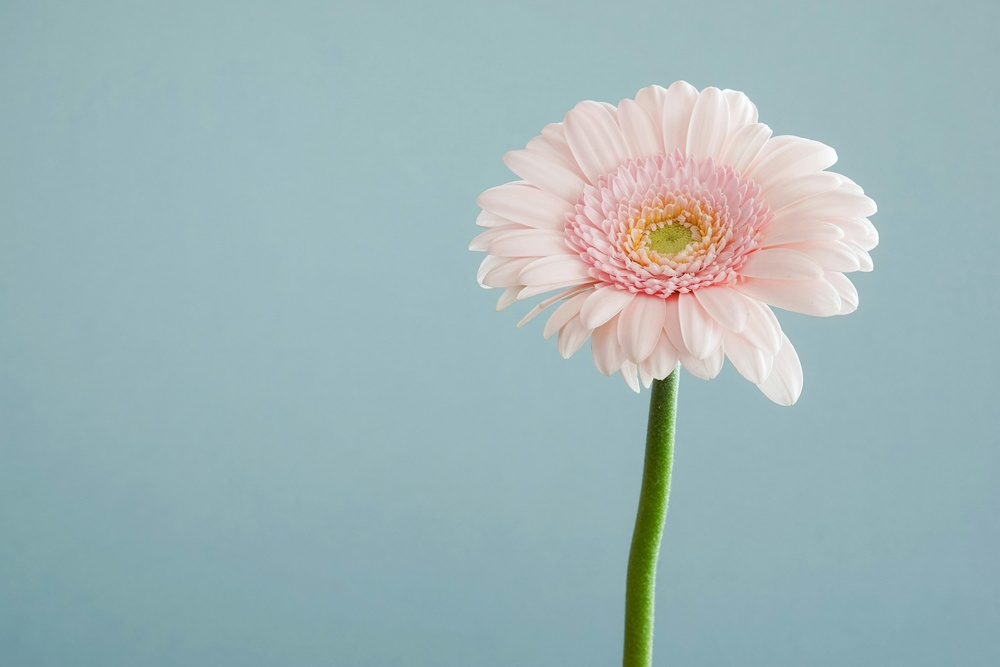
#> input picture semana01/images/flower_image.jpeg, 1000 x 667 px, shrunk from 3000 x 2000 before the run
$ jupyter execute prueba.ipynb
#> lines starting #> are read from the running program, lines starting #| are printed output that depends on the picture; after the words box and inside, x2 and y2 are one past the last pixel; in counts of white or black regions, pixels touching at a corner belong together
# Pruebas

EL profesor en la clase mencionó cosas que nunca habia escuchado o trabajado. Dentro de una de las cosas que se me quedaron en la mente, fueron los colores en las imagenes, yo conocía y había trabajado previamente en matrices $n \times m \times 3$ para RGB, pero nunca me había puesto a pensar en otras opciones, como se mencionaron en clases.

[cell 1]
import cv2
import numpy as np
import matplotlib.pyplot as plt

## Colores

Las que se mencionaron fueron:
* **RGB**. No lo trataré aquí, si acaso está [acá](./t00067699_tarea1.ipynb). Curiosamente, en opencv las imagenes están por defecto como BGR
* **HSV**.
* **CMYK**.
* **Hexadecimal**. Realmente es una conversión de cada uno de los colores RGB a hexadecimal, así `color = 0xrrggbb`, por lo que, solo haría falta utilizar un convertidor de decimal a hexadecimal (python provee uno llamado `hex()`). Básico quizás, pero fue bueno haberlo aclarado

[cell 2]
COLORS = {
    "HSV": cv2.COLOR_BGR2HSV,
    "RGB": cv2.COLOR_BGR2RGB,
}

### HSV

Según lo que investigué, los colores en HSV tienen 3 variables: Hue [0, 179], Saturation [0, 255] y Value [0, 255]... así es al menos en opencv.

Veo una utilidad clave a utilizar HSV y es para la detección de color, lo cual me parece buenísimo

[cell 3]
# Tomaré una de las imagenes que ya he descargado
fig, axes = plt.subplots(1, 3, figsize=(12, 6))
image = cv2.imread("./images/flower_image.jpeg")
#> image is the input picture: shape (667, 1000, 3); mean B, G, R 183.7, 181.2, 158.4

for color, ax in zip(["RGB", "BGR", "HSV"], axes):
    if color not in COLORS:
        ax.imshow(image)
    else:
        ax.imshow(cv2.cvtColor(image, COLORS[color]))
    ax.set_title(f"Image in {color}")
    ax.axis("off")

fig.tight_layout()
plt.show()
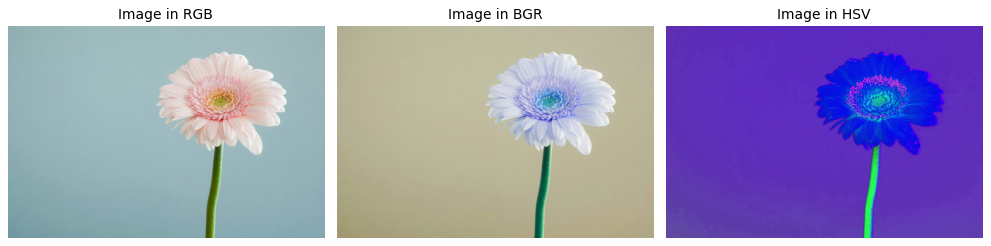
#> figure drawn by matplotlib, 3 panels; B, G, R data is drawn as R, G, B

[cell 4]
# Ahora, tomar solo lo verde de la imagen original
image_hsv = cv2.cvtColor(image, cv2.COLOR_BGR2HSV)
#> image_hsv: shape (667, 1000, 3); mean H, S, V 84.1, 49.1, 188.9
lower_green = np.array([40, 165, 140], np.uint8)
upper_green = np.array([102, 255, 255], np.uint8)

green_mask = cv2.inRange(image_hsv, lower_green, upper_green)
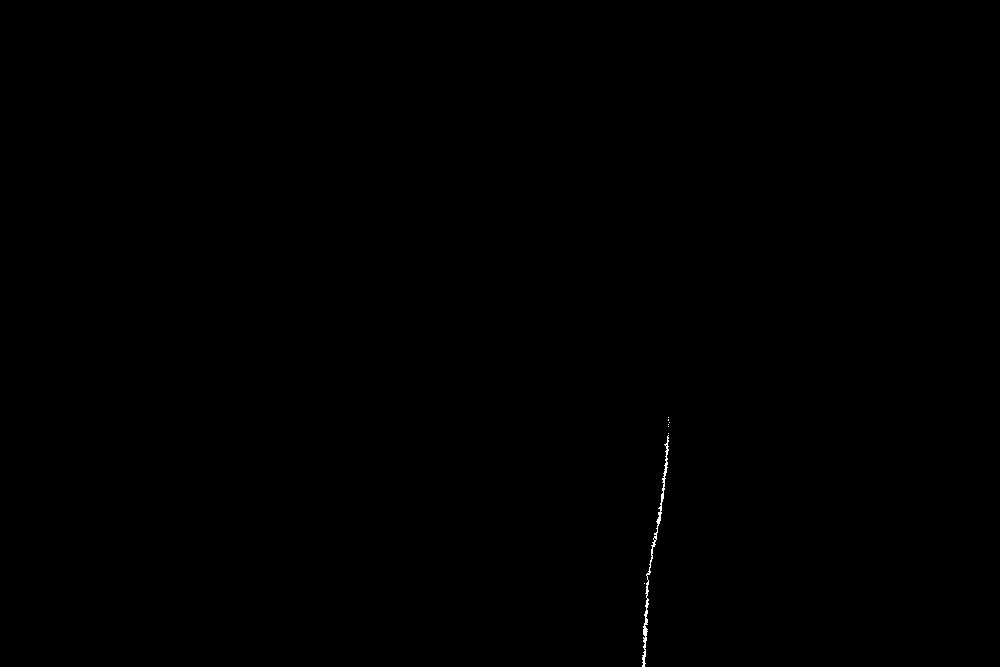
#> green_mask: shape (667, 1000); 0.08% white in thin lines or dots, all inside (x1, y1, x2, y2) = (642, 417, 670, 667)

plt.imshow(green_mask, cmap="gray")
plt.axis("off")
plt.show()

[cell 5]
# Ahora solo tomar los pétalos
lower_pink1 = np.array([0, 12, 100], np.uint8)
upper_pink1 = np.array([10, 64, 255], np.uint8)

lower_pink2 = np.array([160, 12, 100], np.uint8)
upper_pink2 = np.array([179, 64, 255], np.uint8)

pink_mask1 = cv2.inRange(image_hsv, lower_pink1, upper_pink1)
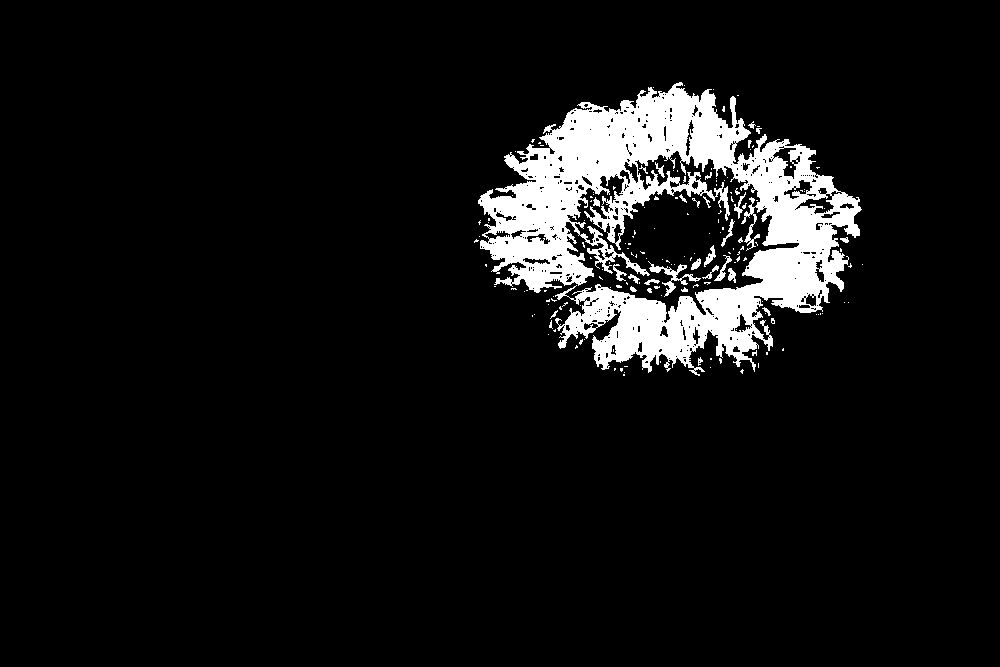
#> pink_mask1: shape (667, 1000); 7.4% white; 170 white regions (142 under 20 px), largest, box (x1, y1, x2, y2) and area: (478, 82, 862, 376) 47315, (648, 261, 701, 297) 409, (714, 255, 732, 281) 117
pink_mask2 = cv2.inRange(image_hsv, lower_pink2, upper_pink2)
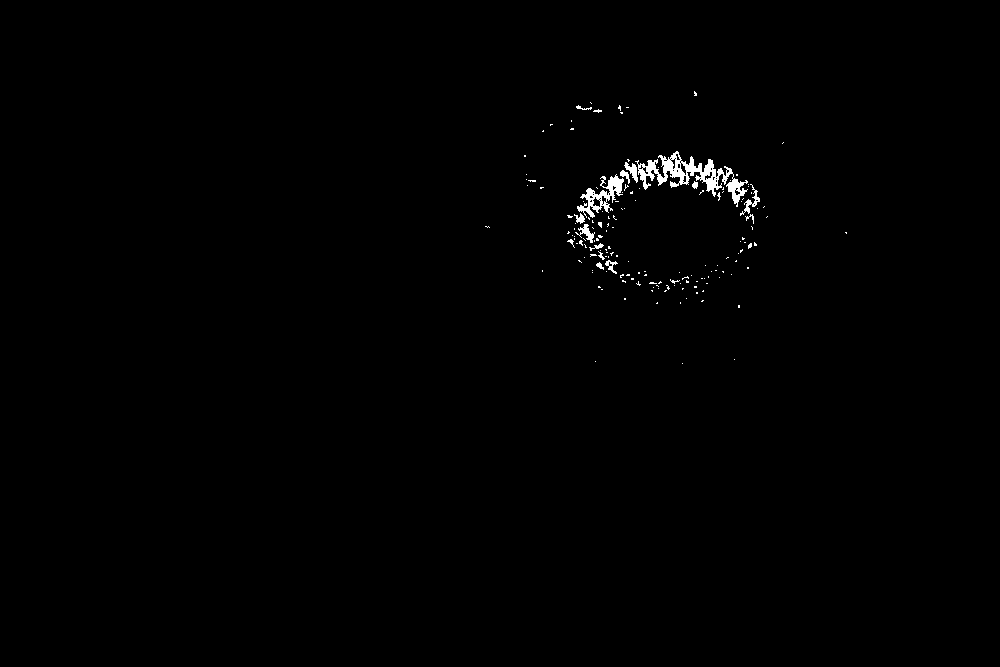
#> pink_mask2: shape (667, 1000); 0.59% white; 161 white regions (146 under 20 px), largest, box (x1, y1, x2, y2) and area: (635, 151, 748, 207) 1780, (577, 174, 624, 218) 726, (740, 184, 760, 216) 146
pink_mask = cv2.add(pink_mask1, pink_mask2)
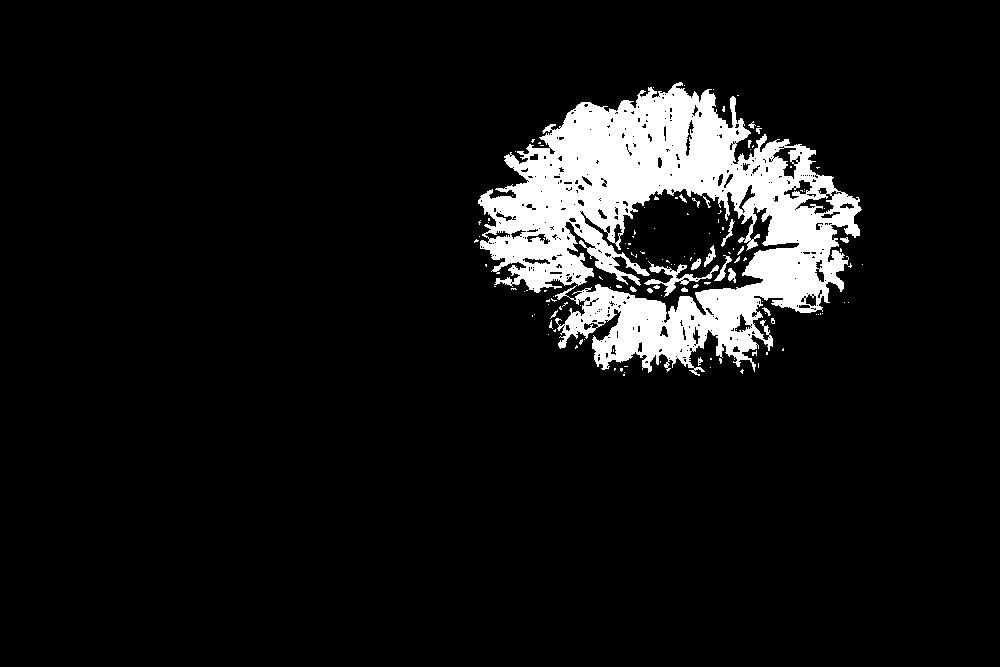
#> pink_mask: shape (667, 1000); 8% white; 132 white regions (111 under 20 px), largest, box (x1, y1, x2, y2) and area: (478, 82, 862, 376) 51633, (644, 261, 719, 297) 597, (714, 255, 732, 281) 124

plt.imshow(pink_mask, cmap="gray")
plt.axis("off")
plt.show()

### CMYK

Opencv no trabaja con la escala de color CMY/CMYK, pero aún así existen conversiones que se pueden hacer desde RGB.

**Para CMY**

$$C = 1 - R' = 1 - \frac{R}{255}$$
$$M = 1 - G' = 1 - \frac{G}{255}$$
$$Y = 1 - B' = 1 - \frac{B}{255}$$

**Para CMYK**

$$K = 1 - max\left( R', G', B' \right)$$
$$C = 1 - \frac{1-R'-K}{1-K}$$
$$M = 1 - \frac{1-G'-K}{1-K}$$
$$Y = 1 - \frac{1-B'-K}{1-K}$$

## Transformaciones

Existen demasiadas posibles transformaciones en una imagen, pero de las que se trataron en clase la primera semana, fueron las siguientes:

1. **Traslación**
2. **Escalamiento**
3. **Rotación**

### Traslaciones

Según la información de las diapositivas, se pueden hacer traslaciones en 2D en coordenadas homogeneas

$$P = (x, y)  \rightarrow (x, y, 1) $$
$$t = (t_x, t_y)  \rightarrow (t_x, t_y, 1) $$

$$
P'

\rightarrow

\begin{pmatrix}
    x + t_x  \\
    y + t_y  \\
    1
\end{pmatrix}

=

\begin{pmatrix}
    1 & 0 & t_x  \\
    0 & 1 & t_y  \\
    0 & 0 & 1
\end{pmatrix}
\cdot
\begin{pmatrix}
    x  \\
    y  \\
    1
\end{pmatrix}

=

\begin{pmatrix}
    I & t  \\
    0 & 1
\end{pmatrix}
\cdot
P

=

T \cdot P
$$

[cell 6]
zeros = np.zeros((100, 100))
zeros[20:30, 20:30] = 255

plt.imshow(zeros, cmap="gray")
plt.title("Default image")
plt.show()
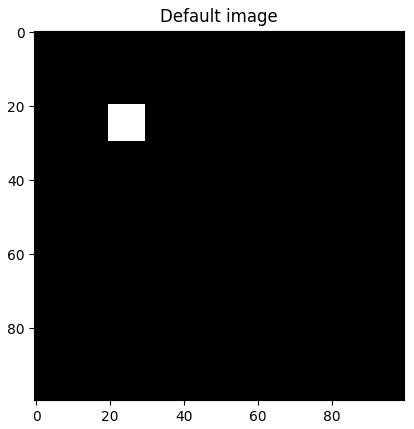
#> figure drawn by matplotlib, 1 panel

[cell 7]
height, width = zeros.shape[:2]

tx, ty = 20, -15
T = np.array([[1, 0, tx], [0, 1, ty]], np.float32)
traslated = cv2.warpAffine(zeros, T, (width, height))
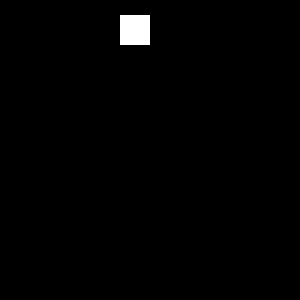
#> traslated: shape (100, 100) float64 (shown 3 times larger); 1% white; 1 white region, box (x1, y1, x2, y2) and area: (40, 5, 50, 15) 100
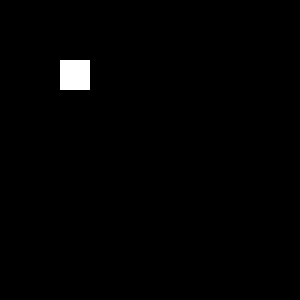
#> zeros: shape (100, 100) float64 (shown 3 times larger); 1% white; 1 white region, box (x1, y1, x2, y2) and area: (20, 20, 30, 30) 100

plt.imshow(traslated, cmap="gray")
plt.title(f"Traslated image ${tx=}$ & ${ty=}$")
plt.show()

### Escalación

En las diapositivas, la forma matricial del escalamiento es el siguiente:

$$P = (x, y) \rightarrow  P' = (s_xx, s_yy)$$
$$P = (x, y) \rightarrow (x, y, 1)$$
$$P' = (s_xx, s_yy) \rightarrow  P' = (s_xx, s_yy, 1)$$

$$
\begin{pmatrix}
    s_x x  \\
    s_y y  \\
    1
\end{pmatrix}

=

\begin{pmatrix}
    s_x & 0 & 0  \\
    0 & s_y & 0  \\
    0 & 0 & 1
\end{pmatrix}
\cdot
\begin{pmatrix}
    x  \\
    y  \\
    1
\end{pmatrix}

=

\begin{pmatrix}
    S' & 0  \\
    0 & 1
\end{pmatrix}
\cdot
P

=

S \cdot P
$$

[cell 8]
sx, sy = 2, 2
S = np.array([[sx, 0, 0], [0, sy, 0]], np.float32)
scaled = cv2.warpAffine(zeros, S, (width, height))
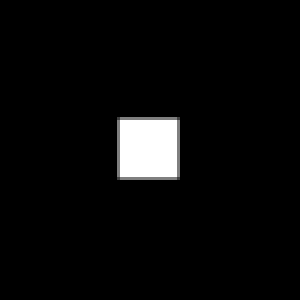
#> scaled: shape (100, 100) float64 (shown 3 times larger); min 0, max 255, mean 10.2

plt.imshow(scaled, cmap="gray")
plt.title(f"Scaled image ${sx=}$ & ${sy=}$")
plt.show()

### Rotaciones

Me gustaría hacer más pruebas con las rotaciones porque so bien entendí, quiero terminar de entenderlo bien, haciendo, precisamente, pruebas.

La matriz de rotación con respecto a un ángulo sale del siguiente sistema de ecuaciones.

$$x = R \cos{\left( \phi \right)}$$
$$y = R \sin{\left( \phi \right)}$$
$$x' = R \cos{\left( \phi + \theta \right)}$$
$$y' = R \sin{\left( \phi + \theta \right)}$$

Donde $R$, $\phi$ y $\theta$ son valores conocidos. Finalmente

$$x' = x \cos{\theta} - y \sin{\theta}$$
$$y' = x \sin{\theta} + y \cos{\theta}$$

O en forma matricial

$$
\begin{pmatrix}
  x' \\
  y'
\end{pmatrix}

=

\begin{pmatrix}
  \cos{\theta} && -\sin{\theta}  \\
  \sin{\theta} && \cos{\theta}
\end{pmatrix}
\begin{pmatrix}
  x \\
  y
\end{pmatrix}
$$

[cell 9]
# Theta está en radianes
angle_rads = np.pi / 4

# Es prácticamente obligatorio siempre utilizar el centro de la imagen
R = cv2.getRotationMatrix2D((width / 2, height / 2), 45, 1)
#> R = [[0.707, 0.707, -20.71], [-0.707, 0.707, 50]]
rotated = cv2.warpAffine(zeros, R, (width, height))

plt.imshow(rotated, cmap="gray")
plt.title(f"Rotated image {angle_rads:.2f} rads")
plt.show()

$ run again, with semana01/images/city_reconstructed_k30.jpeg copied over semana01/images/flower_image.jpeg
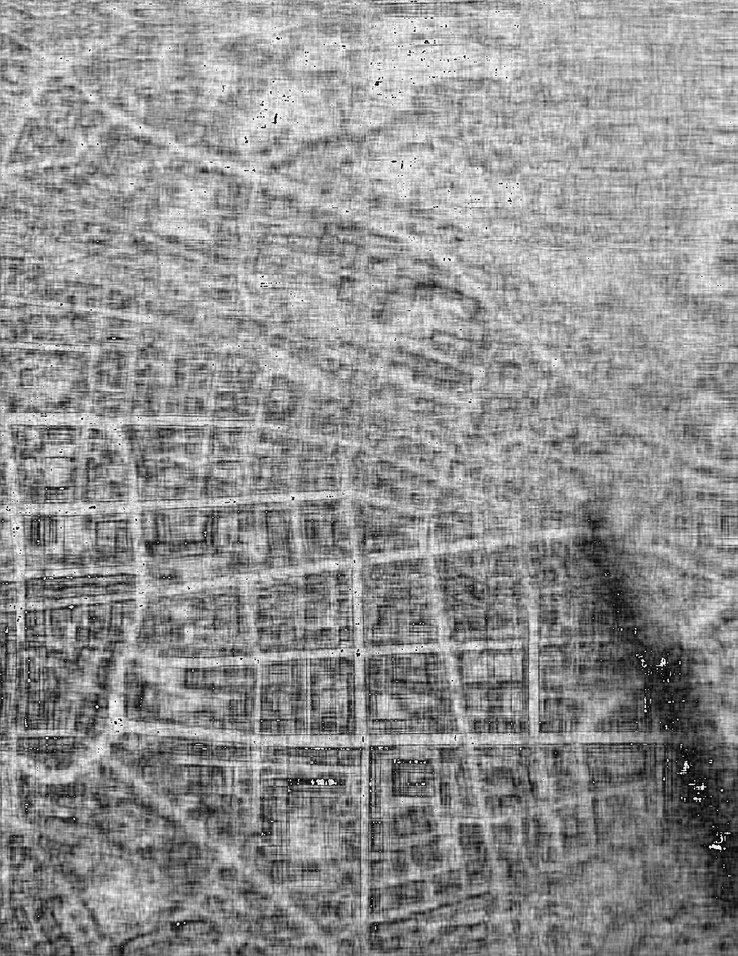
#> input picture semana01/images/city_reconstructed_k30.jpeg, 738 x 956 px, shrunk from 3285 x 4259 before the run
#> image is the input picture: shape (956, 738, 3); min 0, max 255, mean 144.4
#> `plt.show()`:
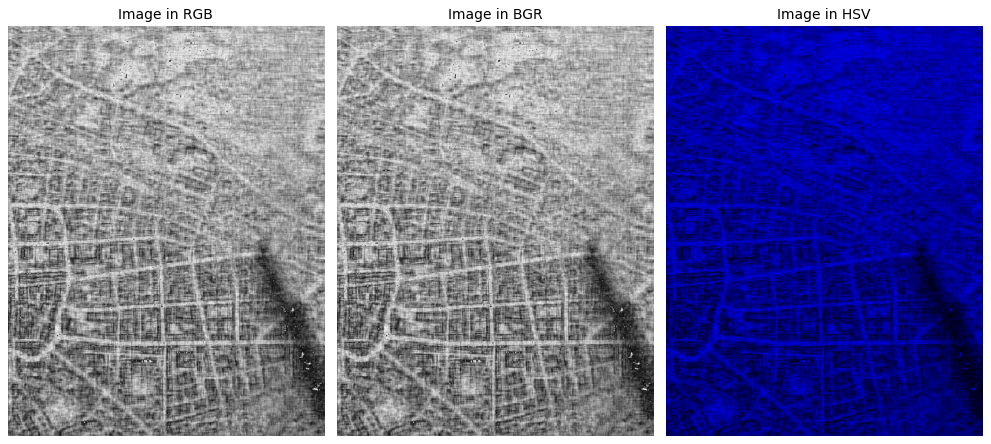
#> figure drawn by matplotlib, 3 panels
#> image_hsv: shape (956, 738, 3); mean H, S, V 0, 0, 144.4
#> green_mask: shape (956, 738); every value is 0
#> traslated: shape (100, 100) float64; 1% white; 1 white region, box (x1, y1, x2, y2) and area: (40, 5, 50, 15) 100
#> zeros: shape (100, 100) float64; 1% white; 1 white region, box (x1, y1, x2, y2) and area: (20, 20, 30, 30) 100
#> R = [[0.707, 0.707, -20.71], [-0.707, 0.707, 50]]
